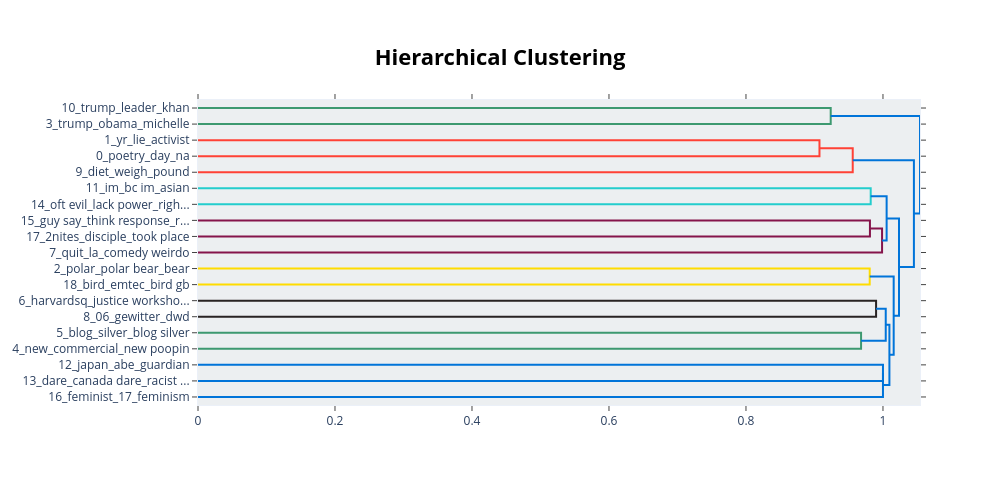

The notebook cell saved with this chart:
### Markdown cell above
#### 5.2.5 Visualise Topic Hierarchy

### Code cell
topic_model.visualize_hierarchy(top_n_topics=50)

### Figure 1 — Plotly figure (JSON) as saved in the notebook; plotly's stock layout.template omitted (floating-point values rounded to 4 significant figures)
{"data": [{"hoverinfo": "text", "marker": {"color": "rgb(61,153,112)"}, "mode": "lines", "x": [0.0, 0.9237, 0.9237, 0.0], "xaxis": "x", "y": [-5.0, -5.0, -15.0, -15.0], "yaxis": "y", "type": "scatter"}, {"hoverinfo": "text", "marker": {"color": "rgb(255,65,54)"}, "mode": "lines", "x": [0.0, 0.9073, 0.9073, 0.0], "xaxis": "x", "y": [-25.0, -25.0, -35.0, -35.0], "yaxis": "y", "type": "scatter"}, {"hoverinfo": "text", "marker": {"color": "rgb(255,65,54)"}, "mode": "lines", "x": [0.9073, 0.9558, 0.9558, 0.0], "xaxis": "x", "y": [-30.0, -30.0, -45.0, -45.0], "yaxis": "y", "type": "scatter"}, {"hoverinfo": "text", "marker": {"color": "rgb(35,205,205)"}, "mode": "lines", "x": [0.0, 0.9821, 0.9821, 0.0], "xaxis": "x", "y": [-55.0, -55.0, -65.0, -65.0], "yaxis": "y", "type": "scatter"}, {"hoverinfo": "text", "marker": {"color": "rgb(133,20,75)"}, "mode": "lines", "x": [0.0, 0.981, 0.981, 0.0], "xaxis": "x", "y": [-75.0, -75.0, -85.0, -85.0], "yaxis": "y", "type": "scatter"}, {"hoverinfo": "text", "marker": {"color": "rgb(133,20,75)"}, "mode": "lines", "x": [0.981, 0.9987, 0.9987, 0.0], "xaxis": "x", "y": [-80.0, -80.0, -95.0, -95.0], "yaxis": "y", "type": "scatter"}, {"hoverinfo": "text", "marker": {"color": "rgb(0,116,217)"}, "mode": "lines", "x": [0.9821, 1.005, 1.005, 0.9987], "xaxis": "x", "y": [-60.0, -60.0, -87.5, -87.5], "yaxis": "y", "type": "scatter"}, {"hoverinfo": "text", "marker": {"color": "rgb(255,220,0)"}, "mode": "lines", "x": [0.0, 0.9806, 0.9806, 0.0], "xaxis": "x", "y": [-105.0, -105.0, -115.0, -115.0], "yaxis": "y", "type": "scatter"}, {"hoverinfo": "text", "marker": {"color": "rgb(40,35,35)"}, "mode": "lines", "x": [0.0, 0.9899, 0.9899, 0.0], "xaxis": "x", "y": [-125.0, -125.0, -135.0, -135.0], "yaxis": "y", "type": "scatter"}, {"hoverinfo": "text", "marker": {"color": "rgb(61,153,112)"}, "mode": "lines", "x": [0.0, 0.968, 0.968, 0.0], "xaxis": "x", "y": [-145.0, -145.0, -155.0, -155.0], "yaxis": "y", "type": "scatter"}, {"hoverinfo": "text", "marker": {"color": "rgb(0,116,217)"}, "mode": "lines", "x": [0.9899, 1.004, 1.004, 0.968], "xaxis": "x", "y": [-130.0, -130.0, -150.0, -150.0], "yaxis": "y", "type": "scatter"}, {"hoverinfo": "text", "marker": {"color": "rgb(0,116,217)"}, "mode": "lines", "x": [0.0, 1.0, 1.0, 0.0], "xaxis": "x", "y": [-165.0, -165.0, -175.0, -175.0], "yaxis": "y", "type": "scatter"}, {"hoverinfo": "text", "marker": {"color": "rgb(0,116,217)"}, "mode": "lines", "x": [1.0, 1.0, 1.0, 0.0], "xaxis": "x", "y": [-170.0, -170.0, -185.0, -185.0], "yaxis": "y", "type": "scatter"}, {"hoverinfo": "text", "marker": {"color": "rgb(0,116,217)"}, "mode": "lines", "x": [1.004, 1.009, 1.009, 1.0], "xaxis": "x", "y": [-140.0, -140.0, -177.5, -177.5], "yaxis": "y", "type": "scatter"}, {"hoverinfo": "text", "marker": {"color": "rgb(0,116,217)"}, "mode": "lines", "x": [0.9806, 1.016, 1.016, 1.009], "xaxis": "x", "y": [-110.0, -110.0, -158.8, -158.8], "yaxis": "y", "type": "scatter"}, {"hoverinfo": "text", "marker": {"color": "rgb(0,116,217)"}, "mode": "lines", "x": [1.005, 1.023, 1.023, 1.016], "xaxis": "x", "y": [-73.75, -73.75, -134.4, -134.4], "yaxis": "y", "type": "scatter"}, {"hoverinfo": "text", "marker": {"color": "rgb(0,116,217)"}, "mode": "lines", "x": [0.9558, 1.045, 1.045, 1.023], "xaxis": "x", "y": [-37.5, -37.5, -104.1, -104.1], "yaxis": "y", "type": "scatter"}, {"hoverinfo": "text", "marker": {"color": "rgb(0,116,217)"}, "mode": "lines", "x": [0.9237, 1.054, 1.054, 1.045], "xaxis": "x", "y": [-10.0, -10.0, -70.78, -70.78], "yaxis": "y", "type": "scatter"}], "layout": {"autosize": false, "height": 485, "hovermode": "closest", "showlegend": false, "width": 1000, "xaxis": {"mirror": "allticks", "rangemode": "tozero", "showgrid": false, "showline": true, "showticklabels": true, "ticks": "outside", "type": "linear", "zeroline": false}, "yaxis": {"mirror": "allticks", "rangemode": "tozero", "showgrid": false, "showline": true, "showticklabels": true, "tickmode": "array", "ticks": "outside", "ticktext": ["10_trump_leader_khan", "3_trump_obama_michelle", "1_yr_lie_activist", "0_poetry_day_na", "9_diet_weigh_pound", "11_im_bc im_asian", "14_oft evil_lack power_righ...", "15_guy say_think response_r...", "17_2nites_disciple_took place", "7_quit_la_comedy weirdo", "2_polar_polar bear_bear", "18_bird_emtec_bird gb", "6_harvardsq_justice worksho...", "8_06_gewitter_dwd", "5_blog_silver_blog silver", "4_new_commercial_new poopin", "12_japan_abe_guardian", "13_dare_canada dare_racist ...", "16_feminist_17_feminism"], "tickvals": [-5.0, -15.0, -25.0, -35.0, -45.0, -55.0, -65.0, -75.0, -85.0, -95.0, -105.0, -115.0, -125.0, -135.0, -145.0, -155.0, -165.0, -175.0, -185.0], "type": "linear", "zeroline": false, "range": [-190.0, 0.0]}, "title": {"font": {"size": 22, "color": "Black"}, "text": "<b>Hierarchical Clustering</b>", "x": 0.5, "xanchor": "center", "yanchor": "top"}, "hoverlabel": {"font": {"size": 16, "family": "Rockwell"}, "bgcolor": "white"}, "plot_bgcolor": "#ECEFF1"}}
